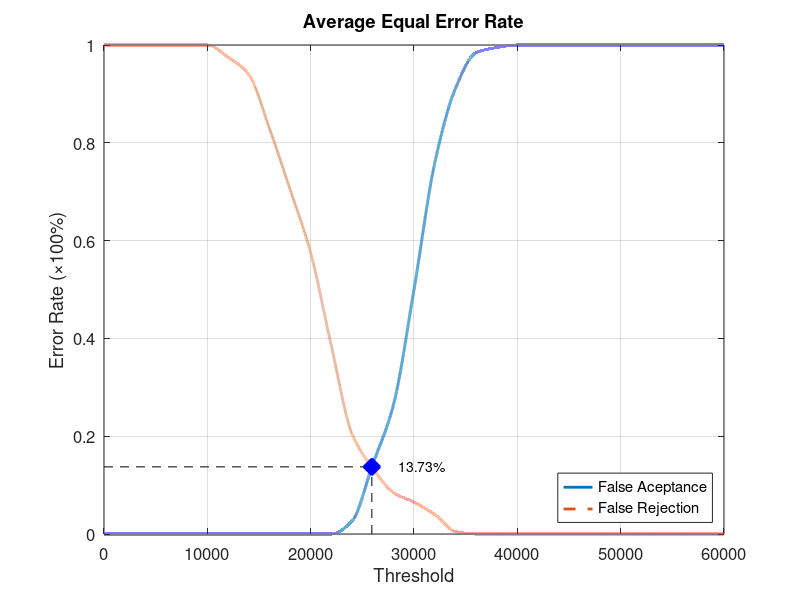
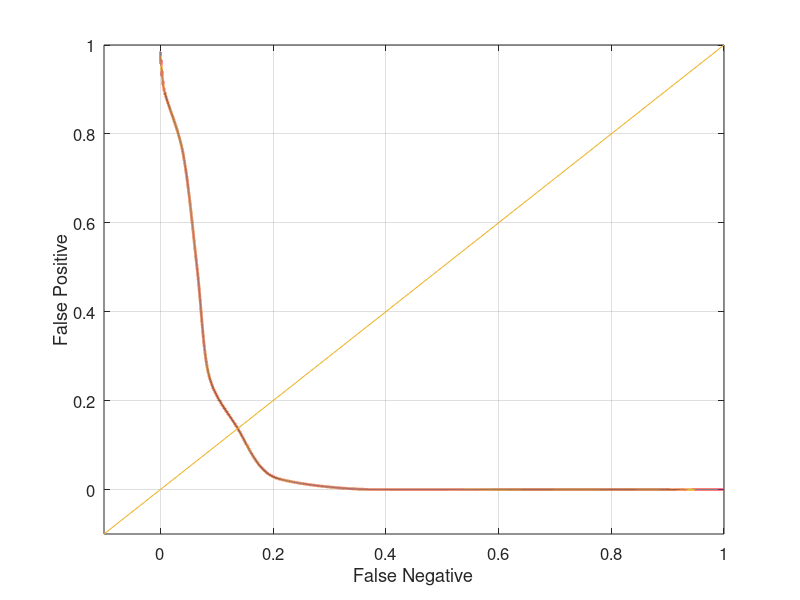

These figures' MATLAB source, in order:
function yEER = Database5_1
close all;
clear;
clc;
x = 0:2000:60000;
xq = 0:0.5:60000;

y0 = [0 0 0 0 0 0 0 0 0 0 0 0 0.0263158 0.142105 0.263158 0.5 0.757895 0.910526 0.984211 0.994737 1 1 1 1 1 1 1 1 1 1 1];
yy0 = interp1(x, y0, xq, 'pchip');
y1 = [1 1 1 1 1 1 0.975 0.94 0.83 0.705 0.575 0.385 0.205 0.135 0.085 0.065 0.04 0.005 0 0 0 0 0 0 0 0 0 0 0 0 0];
yy1 = interp1(x, y1, xq, 'pchip');

% Calculating EER: 
y2 = abs(y0 - y1);
find(y2 == min(y2))
yy2 = abs(yy0 - yy1);
xEER = find(yy2 == min(yy2));
xEERIndex = xq(xEER) % X-axis EER
yEER = yy0(xEER) % Y-axis EER

main = figure
plot(xq, yy0,'-','LineWidth', 2);	hold on
plot(xq, yy1,'--','LineWidth', 2);	hold on
plot([xEERIndex xEERIndex], [0 yEER], 'k--');	hold on
plot([0 xEERIndex], [yEER yEER], 'k--');	hold on
plot(xEERIndex, yEER, 'bx', 'LineWidth', 10);	hold on
text(xEERIndex + 10 * xEERIndex / 100, yEER, [num2str(round((10000 * yEER)) / 100) '%'])
legend('False Aceptance', 'False Rejection', 'Location', 'SouthEast')
xlabel('Threshold')
ylabel('Error Rate (\times100%)')
title('Average Equal Error Rate')
set(gca, 'FontSize', 12)
axis([0 60000 0 1])
grid on

print(main, 'Database5_1Main', '-dpng');
FNRxFPR = figure('Color', [1 1 1]);
plot(yy1, yy0, '-', yy1, yy0, 'LineWidth', 2);
hold on
y = -0.1:0.1:1
plot(y, y); 
set(gca, 'FontSize', 12)
xlabel('False Negative')
ylabel('False Positive')
axis([-0.1 1 -0.1 1])
set(gca, 'FontSize', 12)
grid on

print(FNRxFPR, 'Database5_1FNRxFPR','-dpng');
end
